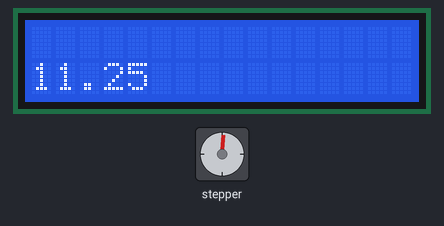
Bench run of a sketch on a simulated Arduino Uno, built with avr-gcc and run on an emulated ATmega328P. Shown: 16×2 character LCD, stepper motor. Stepper angles assume 2048 steps per turn.

Above: at 0.2 s.
At 9.2 s:
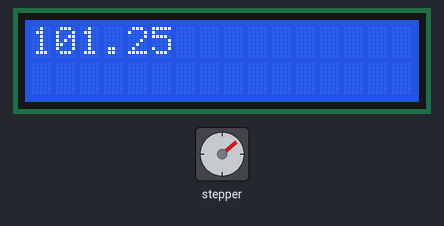
At 19.3 s:
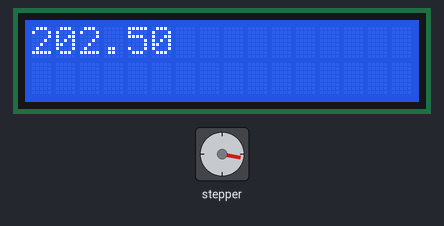
At 38.5 s:
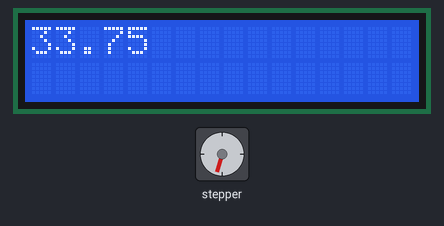
Timing chart, 0 to 40.0 s (numbered marks = the images above):
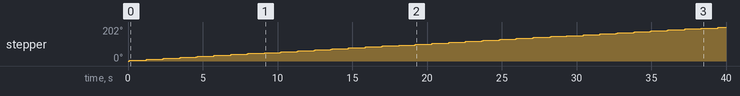

The sketch:

sketch_apr10a.ino
```cpp
#include <LiquidCrystal.h>
#include <Stepper.h>

const int IN1 = 2;
const int IN2 = 3;
const int IN3 = 4;
const int IN4 = 5;
float gradus=0;

const int stepsPerRevolution = 32; // шагов за один оборот

Stepper myStepper(stepsPerRevolution, IN1, IN2, IN3, IN4);
LiquidCrystal lcd(7, 8, 9, 10, 11 , 12);

void setup() {
myStepper.setSpeed(500); // скорость 500 об/минуту
lcd.begin(16,2);
lcd.setCursor(0,1);
}

void loop() {
myStepper.step(stepsPerRevolution); // 32 шага в одном направлении
if(gradus<348.75)
{
  gradus+=11.25;
}
else
{
  gradus-=348.75;
}
lcd.print(gradus);
delay(1000);
lcd.clear();
}
```

Measured:
- what the display in image 0 shows lasts 1.0 s, from 0.2 s to 1.2 s
